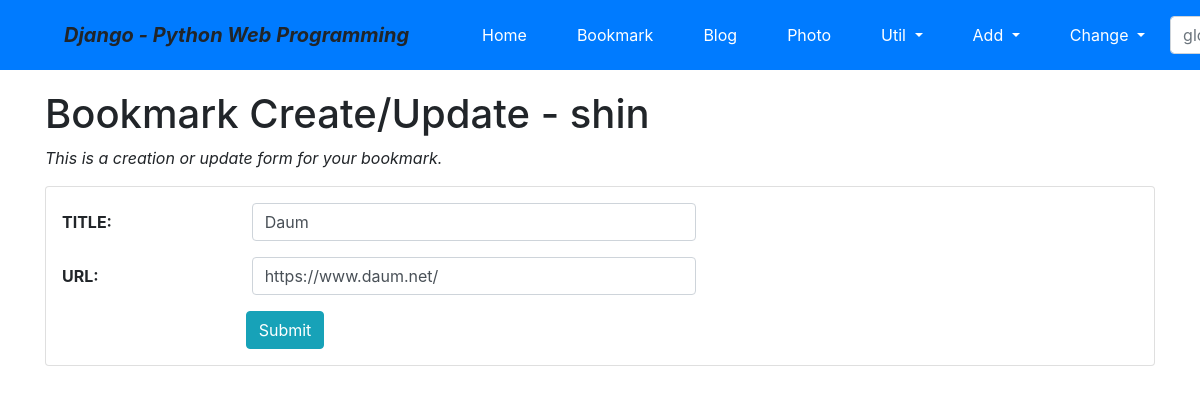
Page /bookmark/5/update/ (signed in) on the committed database.
### bookmark/models.py (models this page shows, shortened)
class Bookmark(models.Model):
    title = models.CharField('TITLE', max_length=100, blank=True)
    url = models.URLField('URL', unique=True)
    owner = models.ForeignKey(User, on_delete=models.CASCADE, blank=True, null=True)

### bookmark/views.py (the view)
# urls.py: path('<int:pk>/update/', views.BookmarkUpdateView.as_view(), name="update",),
class BookmarkUpdateView(OwnerOnlyMixin, UpdateView):
    model = Bookmark
    fields = ['title', 'url']
    success_url = reverse_lazy('bookmark:index')

### mysite/views.py (called while the page is built)
    def dispatch(self, request, *args, **kwargs):
        obj = self.get_object()
        if request.user != obj.owner:
            return self.handle_no_permission()
        return super().dispatch(request, *args, **kwargs)

### bookmark/templates/bookmark/bookmark_form.html (shortened to what this page needs)
{% extends "base.html" %}
{% load widget_tweaks %}
{% block content %}
    <h1>Bookmark Create/Update - {{user}}</h1>
    <p class="font-italic">This is a creation or update form for your bookmark.</p>
    <form action="." method="post" class="card pt-3">{% csrf_token %}
        <div class="form-group row">
            {{ form.title|add_label_class:"col-form-label col-sm-2 ml-3 font-weight-bold" }}
            <div class="col-sm-5">
                {{ form.title|add_class:"form-control"|attr:"autofocus" }}
            </div>
        </div>
        <div class="form-group row">
            {{ form.url|add_label_class:"col-form-label col-sm-2 ml-3 font-weight-bold" }}
            <div class="col-sm-5">
                {{ form.url|add_class:"form-control" }}
            </div>
        </div>
        <div class="form-group">
            <div class="offset-sm-2 col-sm-5">
                <input type="submit" value="Submit" class="btn btn-info"/>
            </div>
        </div>
    </form>
{% endblock %}

### rows in the picture
Bookmark: title|add_label_class "TITLE:", title "Daum", url|add_label_class "URL:", url "https://www.daum.net/"

### other values in the picture
{{ user }} "shin"
